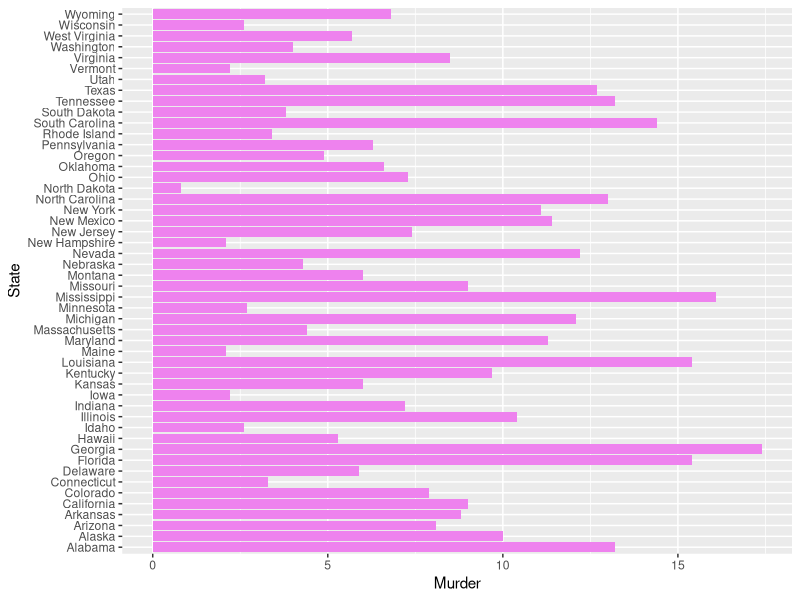
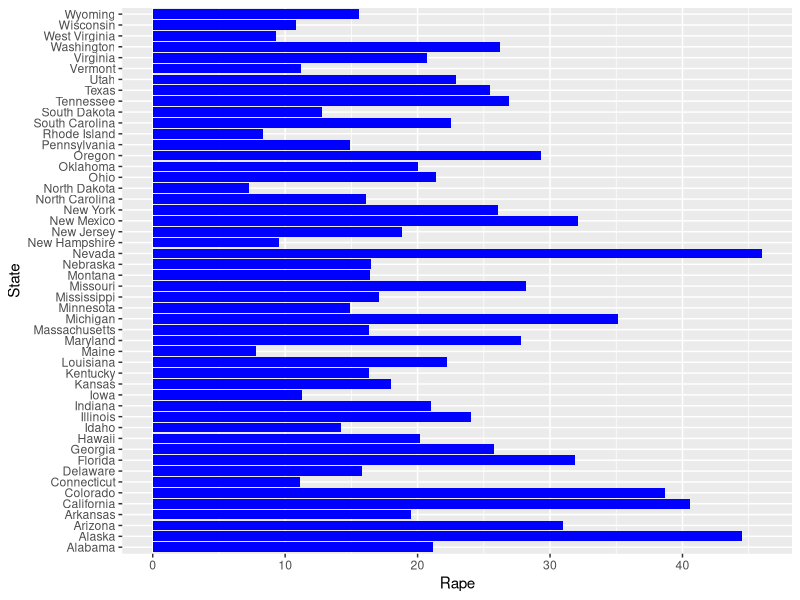
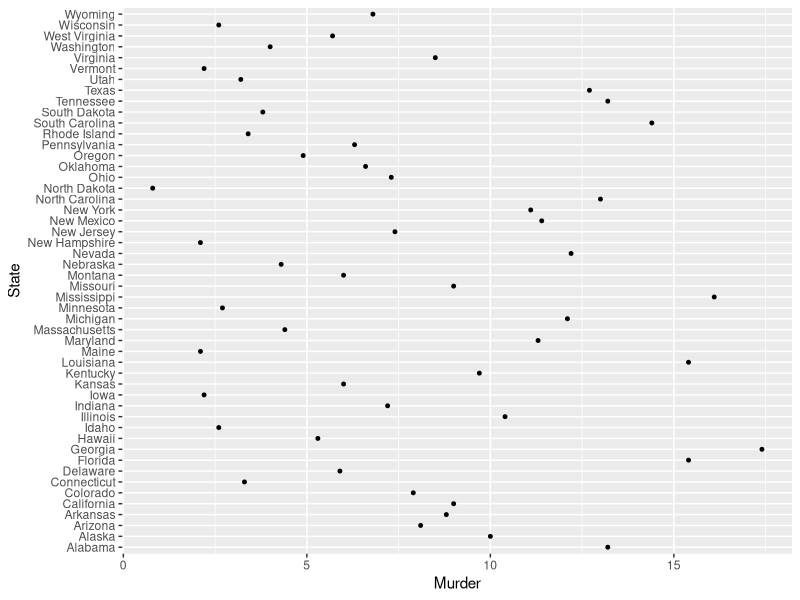
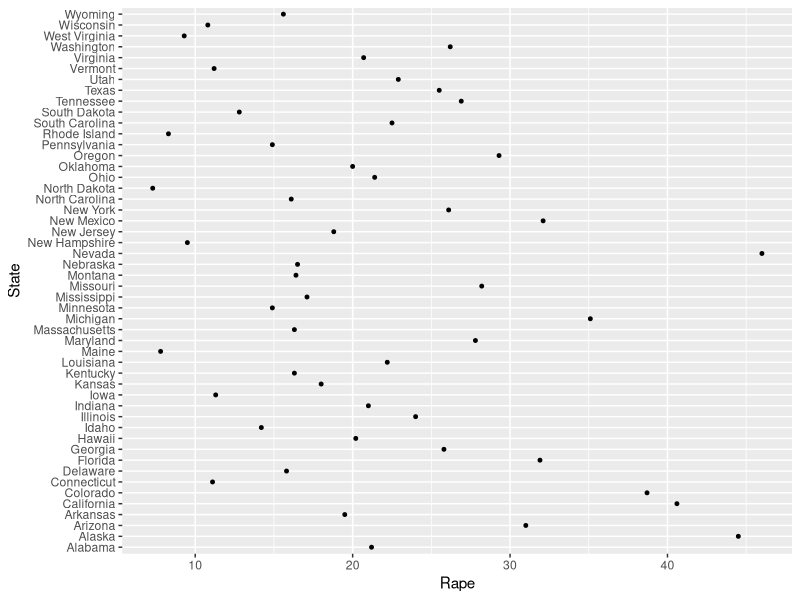
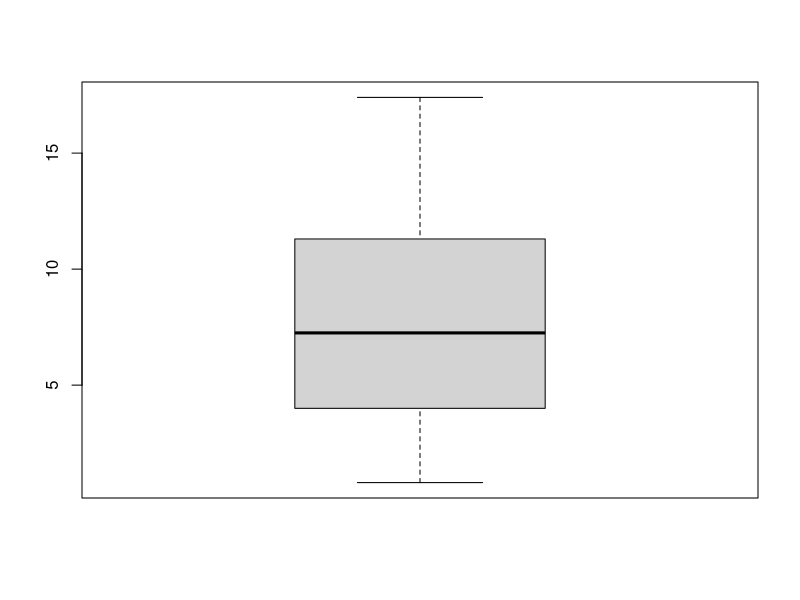
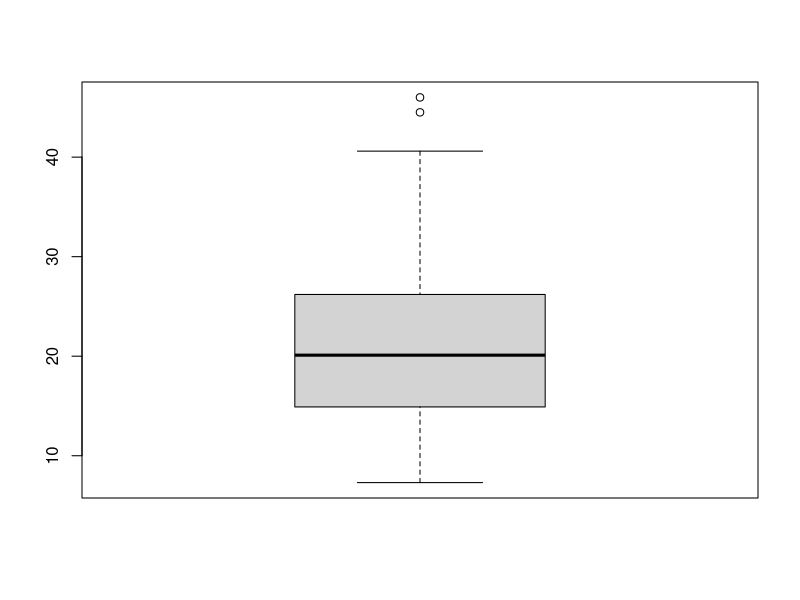
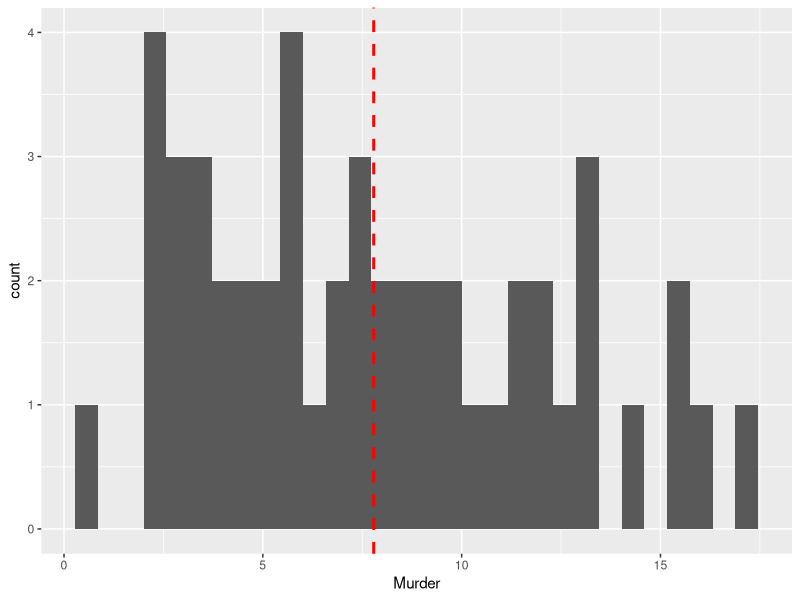
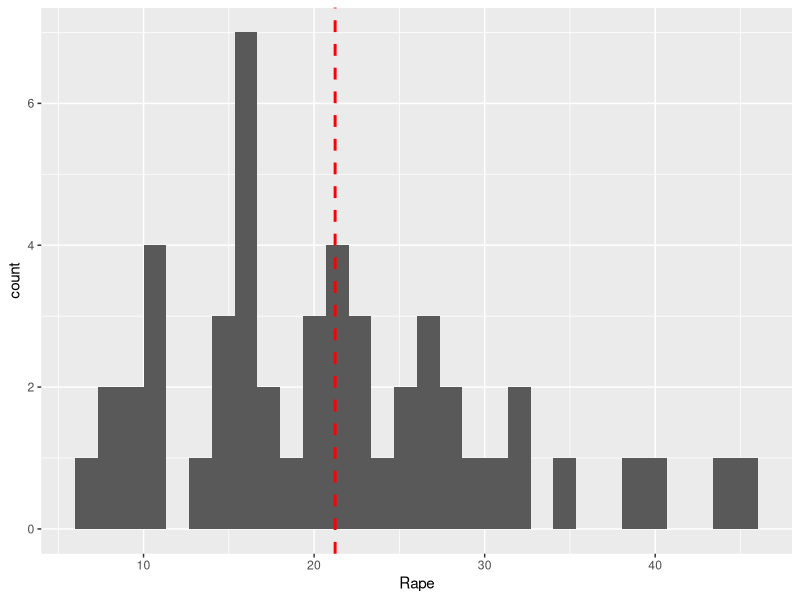

The R source for these figures, in order: (Note: this script raises an error after producing the figures.)
# Week 2 labs

## "USArrests" lab ####
# Use the “USArrests” data set to answer the following questions: (this data set
# belongs to the “datasets” library). FYI, Murder and Rape numbers are per
# 100,000. You can find more info about the data set here:
# https://stat.ethz.ch/R-manual/R-devel/library/datasets/html/USArrests.html

# load library & data
library(datasets)
library(dplyr)
library(ggplot2)

USArrests <- USArrests

arrests <- USArrests

# examine data

colnames(arrests)
str(arrests)
View(arrests) # rows are by state, but the state's column has no name


# so first, I'm going to name the column with states, "State"
arrests_2 <- setNames(cbind(rownames(arrests), arrests, row.names = NULL), 
         c("State", "Murder", "Assault", "UrbanPop", "Rape"))

colnames(arrests_2) # just to check that it worked



# 1.) Which state has the highest rate of Murder? How about Rape?

state_murder <- select(arrests_2, -(Assault:Rape))
state_murder # removed variables except for State & Murder

state_by_murderRate <- arrange(state_murder, desc(Murder))
head(state_by_murderRate) # Georgia has the highest murder rate at 17.4 (per 100k)


plot_state_mRate <- ggplot(data = state_murder, aes(x = State, y = Murder)) + 
    geom_bar(stat="identity", position="dodge", fill = "violet") + coord_flip() 

# + scale_x_discrete(limits= state_murder$State) - should put states in order by 
# murder rate, but not working...anyway...

plot_state_mRate # it's a crowded plot, but all 50 states are on there



state_rape <- select(arrests_2, -(Murder:UrbanPop))
state_rape # removed variables except for State & Rape

rape_by_state <- arrange(arrests_2, desc(Rape))
head(rape_by_state) # Nevada has the highest instances of rape at 12.2 (per 100k)

plot_state_rRate <- ggplot(data = state_rape, aes(x = State, y = Rape)) + 
    geom_bar(stat="identity", position="dodge", fill = "blue") + coord_flip()

plot_state_rRate # another crowded plot, but otherwise good




# 2.) Which state has the lowest rate of Murder? How about Rape?

tail(state_by_murderRate)
tail(rape_by_state)

# North Dakota has loweest murder rate & as well as the lowest instances of rape
# at 0.8 murders & 0.8 rapes (per 100k), respectively

state_mRate_scatPlot <- ggplot(state_by_murderRate, aes(Murder, State)) +
    geom_point(size = 1) 

state_mRate_scatPlot # pretty ugly & unhelpful scatter plot
    

state_rRate_scatPlot <- ggplot(rape_by_state, aes(Rape, State)) +
    geom_point(size = 1) 

state_rRate_scatPlot # again, scatter plot not great for this kind of data



# 3.) What is the average rate of Rape and Murder in the whole US?

summarise(arrests_2, ave_Murder = mean(Murder), ave_Rape = mean(Rape))
# the average murder rate for the US as a whole is 7.788 (per 100k)
# the average instance of rape for the US as a whole is 21. 232 (per 100k)


# before graphing murders & rapes for the entire US, I will rearrage the data a 
# little using dplyr:
US_mRate <- select(arrests_2, Murder)
US_mRate

US_rRate <- select(arrests_2, Rape)
US_rRate 

# now make box plots:
US_mRate.boxplot <- boxplot(US_mRate[,1])   
US_mRate.boxplot # very basic boxplot, but it works

US_rRate.boxplot <- boxplot(US_rRate[,1]) # use col 1 b/c only 1 col in US_rRate  
US_rRate.boxplot




# 4.) Use a histogram to show the distribution of Murder rates.

US_mRate.hist <- ggplot(US_mRate, aes(Murder)) + geom_histogram() +
    geom_vline(aes(xintercept=mean(Murder, na.rm=T)),   # Ignore NA values for mean
               color="red", linetype="dashed", size=1)
US_mRate.hist



US_rRate.hist <- ggplot(US_rRate, aes(Rape)) + geom_histogram() +
    geom_vline(aes(xintercept=mean(Rape, na.rm=T)),   # Ignore NA values for mean
               color="red", linetype="dashed", size=1) 
US_rRate.hist




# 5.) Use a plot to investigate if there is any correlation between Murder and Rape rates?

# I want to make a scatter plot looking at the variables of the US as a whole
# so I'm goint to make a data frame w/o the State col

US_all_data <- select(arrests_2, -(State))
head(US_all_data)

# murder vs rape histogram

US_all_data.scatplot <- ggplot(US_all_data, aes(Murder, Rape, colour = "organe")) +
    geom_point() 

US_all_data.scatplot


abline(lm(waiting ~ duration))



# 6.) Exclude the 3 states from the data set which have the highest rate of Rapes.

rape_by_state$State[1:3]
# Nevada, Alaska, & California have the highest rates

top_3 <- c("Nevada", "Alaska", "California")
minus_top_3 <- filter(rape_by_state, !State %in% top_3)
minus_top_3 # the top 3 states are no longer there





## "chickwts" lab ####

# Use the “chickwts” data set to answer the following questions: You can find more 
# info about the data set here:
# https://stat.ethz.ch/R-manual/R-devel/library/datasets/html/chickwts.html

# libraries are already loaded, load data

chickwts <- chickwts
chickwts # 2 variables - "weight" (grams) & type of "feed"


# 1.) Plot a boxplot for each feed type to compare their weights.


# 2.) For the above boxplots, assign different colors to each boxplot.


# 3.) According to the plots, which feed type results in a higher weight in average?


# 4.) Which feed type has the highest weight? Which one has the lowest?


# 5.) Plot a Violin plot for each feed type to compare the distributions of their weights.

